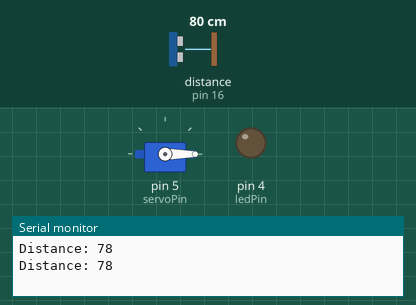
Recording of a sketch running on a simulated Arduino Uno, built with avr-gcc and run on an emulated ATmega328P. On the bench: servo, output pins drawn as LEDs (lit = HIGH), the last lines printed to the serial monitor. Wiring (inferred from the names in the program): ultrasonic range finder: trigger pin 2; echo pin 16. Inputs (shaded band) come from the test bench; at power-on: distance to the obstacle (sensor on pin 16) 80 cm. The echo pulse lasts 58.3 µs per cm; pins used as bus, display or sensor lines are not drawn.

Above: at 5.8 s.
5.9 s: distance to the obstacle (sensor on pin 16) set to 17 cm
11.9 s: distance to the obstacle (sensor on pin 16) set to 14 cm
At 16.1 s:
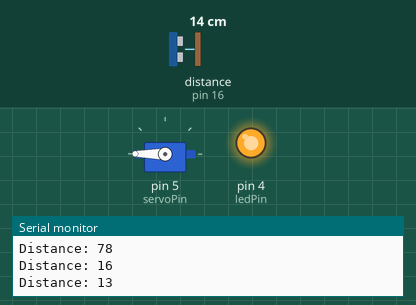
17.9 s: distance to the obstacle (sensor on pin 16) set to 18 cm
At 21.2 s:
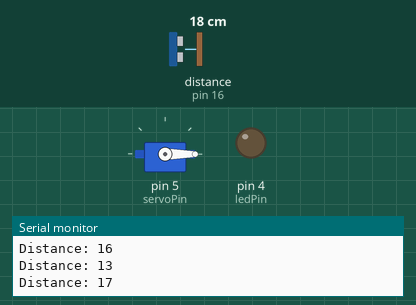
23.9 s: distance to the obstacle (sensor on pin 16) set to 2 cm
At 26.2 s:
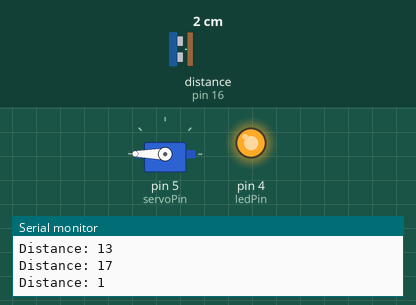
Timing chart, 0 to 27.7 s (numbered marks = the images above; inputs shaded):
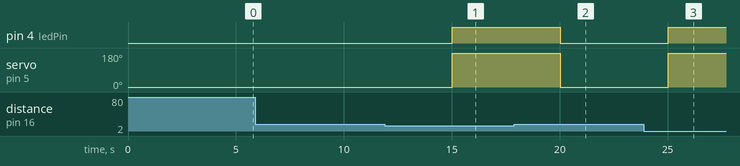

The sketch:

ultrasonicSensor.ino
```cpp
#include <Servo.h>

#define trigPin 2
#define echoPin 16
#define servoPin 5
#define ledPin 4

long duration;

int servoAngle;
Servo servo;

int distance;
void setup() {

  Serial.begin(115200);

  pinMode(ledPin, OUTPUT);

  pinMode(trigPin, OUTPUT);
  pinMode(echoPin, INPUT);

  servo.attach(servoPin);

  servoAngle = 0;
  servo.write(servoAngle);
}
void loop() {

  digitalWrite(trigPin, LOW);
  delayMicroseconds(2);

  digitalWrite(trigPin, HIGH);
  delayMicroseconds(10);
  digitalWrite(trigPin, LOW);

  duration = pulseIn(echoPin, HIGH);

  distance = duration * 0.034 / 2;

  Serial.print("Distance: ");
  Serial.println(distance);

  if (distance<15){
    digitalWrite(ledPin, HIGH);
    servoAngle = 180;
    servo.write(servoAngle);
  }else{
    digitalWrite(ledPin, LOW);
    servoAngle = 0;
    servo.write(servoAngle);
  }

  delay(5000);
}
```

Measured:
- the behaviour switches between 16 and 15 cm on distance to the obstacle (sensor on pin 16) (found by bisection; images 0 and 1)
- after the input at 11.9 s, pin 4 (ledPin): LOW → HIGH after 3.1 s; servo on pin 5 (servoPin): 0° → 180° after 3.1 s
- after the input at 17.9 s, pin 4 (ledPin): HIGH → LOW after 2.1 s; servo on pin 5 (servoPin): 180° → 0° after 2.1 s
- after the input at 23.9 s, pin 4 (ledPin): LOW → HIGH after 1.1 s; servo on pin 5 (servoPin): 0° → 180° after 1.1 s
